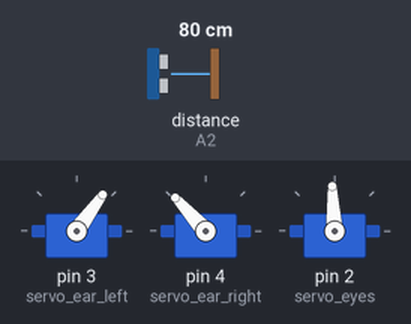
A sketch run on a simulated Arduino Uno, built with avr-gcc and run on an emulated ATmega328P. Shown: 3 × servo. Wiring (inferred from the names in the program): ultrasonic range finder: trigger A1; echo A2. The test bench sets the inputs (shaded band); at power-on: distance to the obstacle (sensor on A2) 80 cm. The echo pulse lasts 58.3 µs per cm.

Above: at 1.2 s.
1.3 s: distance to the obstacle (sensor on A2) set to 33 cm
2.8 s: distance to the obstacle (sensor on A2) set to 26 cm
At 3.3 s:
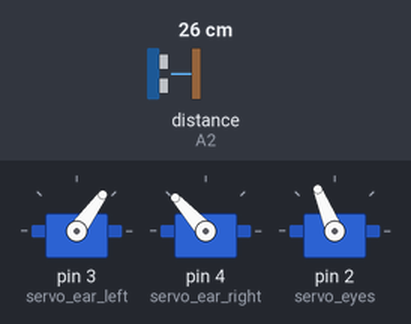
4.3 s: distance to the obstacle (sensor on A2) set to 17 cm
5.8 s: distance to the obstacle (sensor on A2) set to 14 cm
At 6.7 s:
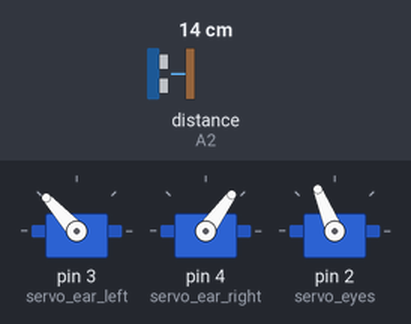
8.8 s: distance to the obstacle (sensor on A2) set to 18 cm
11.8 s: distance to the obstacle (sensor on A2) set to 9 cm
At 14.4 s:
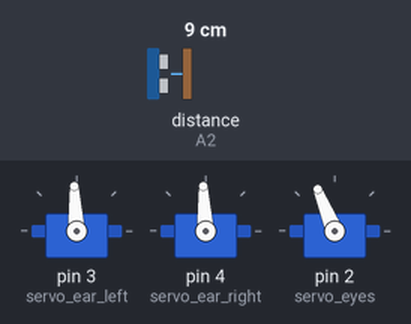
Timing chart, 0 to 15.8 s (numbered marks = the images above; inputs shaded):
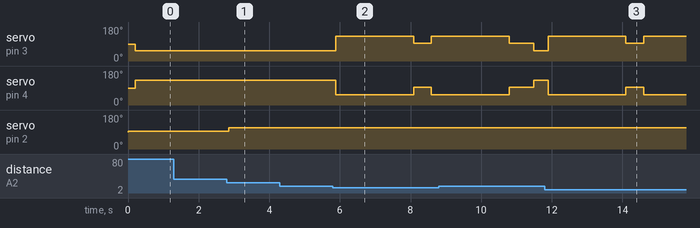

The sketch:

shy_box.ino
```cpp
#include <Servo.h>

int sonar_trig_pin = A1;
int sonar_echo_pin = A2;

Servo servo_ear_left;
Servo servo_ear_right;
Servo servo_eyes;

int ear_left_open = 1100;
int ear_left_middle = 1500;
int ear_left_closed = 1900;
int ear_right_open = 1900;
int ear_right_middle = 1500;
int ear_right_closed = 1100;

int servo_eyes_up = 1700;
int servo_eyes_normal = 1500;

void setup() {
  servo_ear_left.attach(3);
  servo_ear_right.attach(4);
  servo_eyes.attach(2);

  pinMode(sonar_trig_pin, OUTPUT);
  pinMode(sonar_echo_pin, INPUT);
}

#define STATE_OPEN 0
#define STATE_CLOSED 1

void loop() {
  static bool is_open = true;
  static int state = STATE_OPEN;

  if (state == STATE_CLOSED) {

    delay(2000);
    servo_ear_left.writeMicroseconds(ear_left_middle);
    servo_ear_right.writeMicroseconds(ear_right_middle);
    delay(500);
    state = STATE_OPEN;
  }
  else if (state == STATE_OPEN) {

    int distance = getDistance();

    if (distance >= 30) {
      servo_eyes.writeMicroseconds(servo_eyes_normal);
      delay(200);
      servo_ear_left.writeMicroseconds(ear_left_open);
      servo_ear_right.writeMicroseconds(ear_right_open);
    }
    else if (distance < 30 && distance >= 15) {
      servo_eyes.writeMicroseconds(servo_eyes_up);
      delay(200);
      servo_ear_left.writeMicroseconds(ear_left_open);
      servo_ear_right.writeMicroseconds(ear_right_open);
    }
    else if (distance < 15 && distance > 7) {
      servo_ear_left.writeMicroseconds(ear_left_closed);
      servo_ear_right.writeMicroseconds(ear_right_closed);
      delay(200);
      servo_eyes.writeMicroseconds(servo_eyes_up);
      state = STATE_CLOSED;
    }
  }

}

float getDistance() {
  digitalWrite(sonar_trig_pin, LOW);
  delayMicroseconds(2);
  digitalWrite(sonar_trig_pin, HIGH);
  delayMicroseconds(10);
  digitalWrite(sonar_trig_pin, LOW);
  unsigned long duration = pulseIn(sonar_echo_pin, HIGH);
  float distance = duration / 29.0 / 2.0;

  return distance;
}
```

Measured:
- the behaviour switches between 31 and 30 cm on distance to the obstacle (sensor on A2) (found by bisection; images 0 and 1)
- the behaviour switches between 16 and 15 cm on distance to the obstacle (sensor on A2) (found by bisection; images 1 and 2)
- after the input at 1.3 s, every drawn part: stays the same
- after the input at 2.8 s, servo on pin 2 (servo_eyes): 93° → 112° after 0.06 s
- after the input at 4.3 s, every drawn part: stays the same
- after the input at 5.8 s, servo on pin 3 (servo_ear_left): 54° → 132° after 0.09 s, → 93° 2.2 s later, → 132° 0.50 s later; servo on pin 4 (servo_ear_right): 132° → 54° after 0.09 s, → 93° 2.2 s later, → 54° 0.50 s later
- after the input at 11.8 s, servo on pin 3 (servo_ear_left): 54° → 132° after 0.10 s, → 93° 2.2 s later, → 132° 0.50 s later; servo on pin 4 (servo_ear_right): 132° → 54° after 0.10 s, → 93° 2.2 s later, → 54° 0.50 s later
